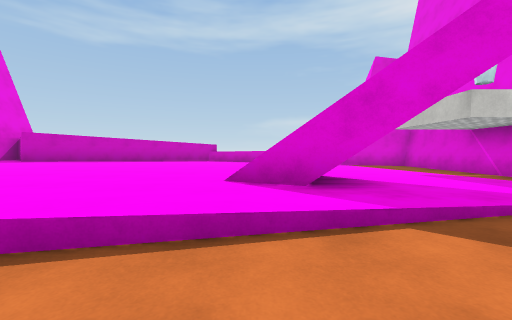
view 1 (above)

14 first-person views from a walk through a 3-D level made in the Unity game engine. The camera is 1.2 m above the floor, tilts 2° down and sees 90° across. The floor is counted in squares, 2 m on a side. Each view is taken from the middle of a square. On the plan, view 1 faces up. The plan holds only what a view shows up to about 9 squares ahead; the rest is blank. The place goes on beyond the plan. Surface patterns are stand-ins for the level's own textures.

view 2
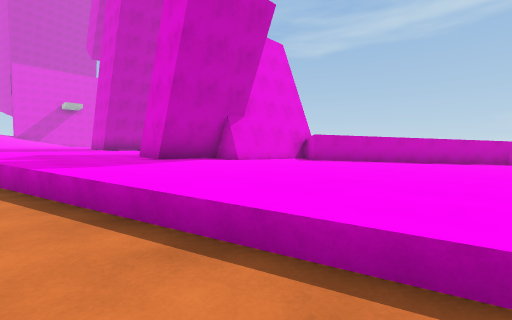

view 3
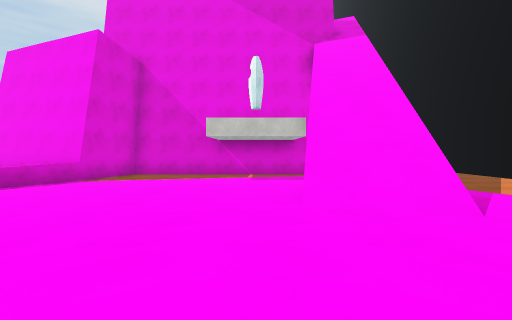

view 4
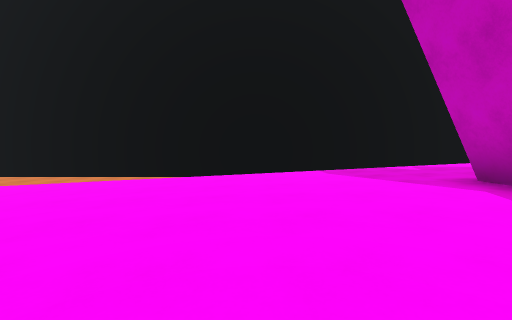

view 5
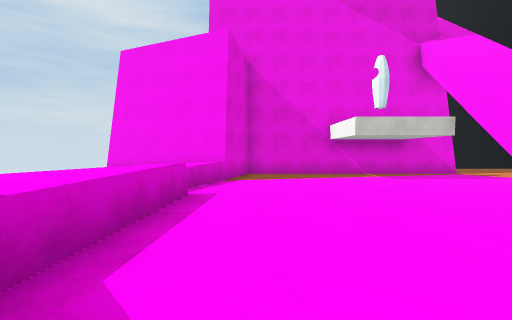

view 6
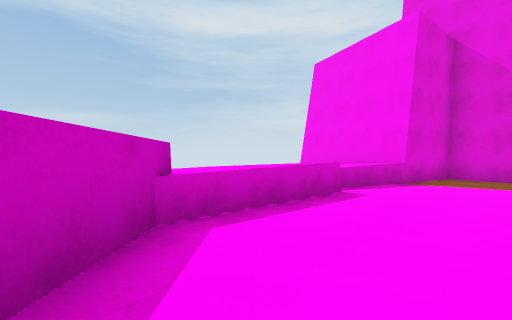

view 7
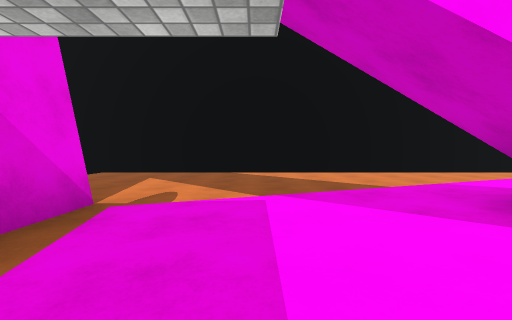

view 8
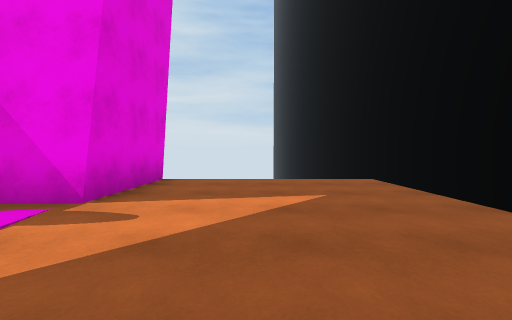

view 9
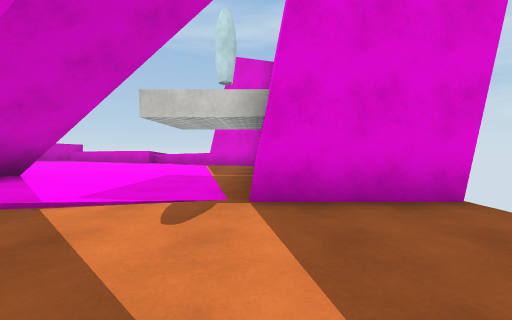

view 10
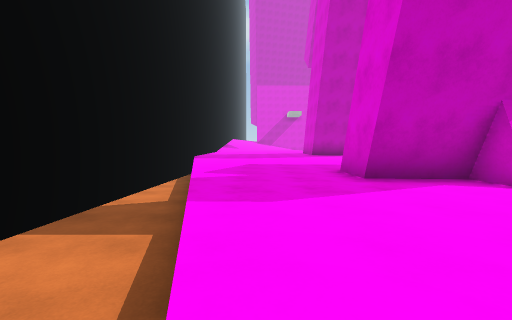

view 11
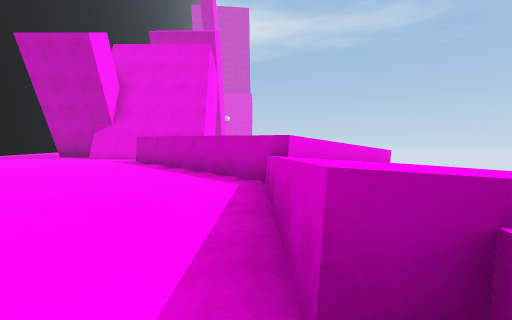

view 12
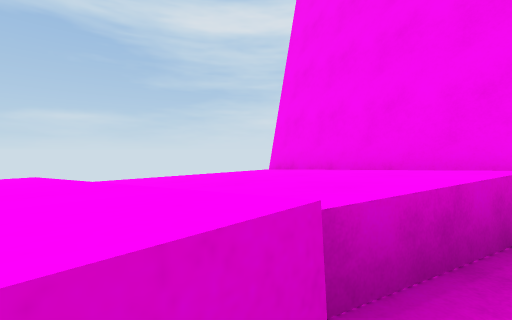

view 13
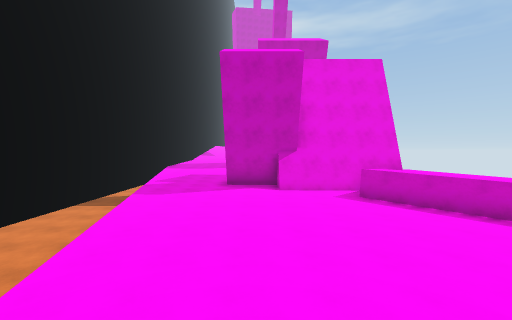

view 14
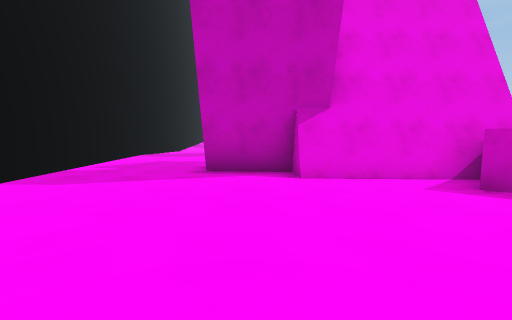

### Floor plan
Key: @ floor where view 1 was taken; # wall or solid block; . main floor; : floor 0.25 m higher than the main floor; + floor 0.5 m higher than the main floor; * floor 0.75 m higher than the main floor; % floor 1 m higher than the main floor; / step, stairs or slope; = window, fence, low wall or low ledge; ^ raised ledge.
Columns run from 13 left of view 1 to 9 right of it. Each row starts with its distance up from view 1.
 15               ^^^^^
 14            ^^^^^^^^
 13           ^^^^^^^^^
 12       #   ^^^^^^^^^
 11      ^^^  ^+:::..^##
 10      ^^^^^+++::....#
  9      #^^^++++::....#
  8      #^#+++++:::...#
  7      #+++++++:::...#
  6      #+++++++:::...#
  5     ##+++++++// ...#
  4 %%  #**++++++///:..#
  3 %%**#**++++++//#:..####
  2 %%*****++++++///......
  1 %%%****++//...........
  0 %%%**=/......@........
 -1 /=/...................
 -2 #######################

Positions as (right, up) in squares from view 1, and headings:
1: (0, 0), facing up
2: (-2, 0), facing up-left
3: (-3, 6), facing right
4: (-5, 7), facing down
5: (-3, 10), facing right
6: (-3, 9), facing up-right
7: (4, 6), facing down
8: (3, 1), facing right
9: (6, 0), facing up
10: (-4, 1), facing left
11: (2, 11), facing left
12: (1, 11), facing up-right
13: (1, 4), facing left
14: (-3, 4), facing left
